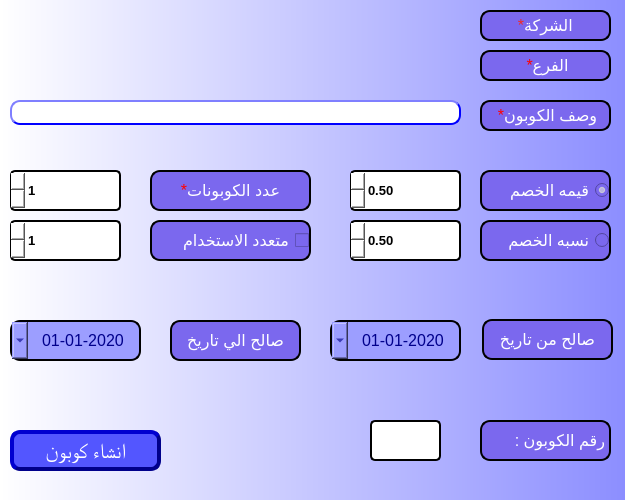
<?xml version="1.0" encoding="UTF-8"?>
<ui version="4.0">
 <class>CustomerGP</class>
 <widget class="QDialog" name="CustomerGP">
  <property name="geometry">
   <rect>
    <x>0</x>
    <y>0</y>
    <width>625</width>
    <height>500</height>
   </rect>
  </property>
  <property name="minimumSize">
   <size>
    <width>625</width>
    <height>500</height>
   </size>
  </property>
  <property name="maximumSize">
   <size>
    <width>625</width>
    <height>500</height>
   </size>
  </property>
  <property name="windowTitle">
   <string>انشاء كوبون</string>
  </property>
  <property name="layoutDirection">
   <enum>Qt::RightToLeft</enum>
  </property>
  <property name="styleSheet">
   <string notr="true">background-color: qlineargradient(spread:pad, x1:0, y1:0, x2:1, y2:0, stop:0 #ffffff, stop:1 #8c8eff);</string>
  </property>
  <widget class="QLabel" name="desc">
   <property name="geometry">
    <rect>
     <x>480</x>
     <y>100</y>
     <width>131</width>
     <height>31</height>
    </rect>
   </property>
   <property name="font">
    <font>
     <pointsize>12</pointsize>
     <weight>50</weight>
     <italic>false</italic>
     <bold>false</bold>
     <underline>false</underline>
     <strikeout>false</strikeout>
    </font>
   </property>
   <property name="styleSheet">
    <string notr="true">color:white;
background-color: mediumslateblue;
border-style: outset;
border-width: 2px;
border-radius: 10px;
border-color:black;</string>
   </property>
   <property name="text">
    <string>&lt;html&gt;&lt;head/&gt;&lt;body&gt;&lt;p align=&quot;center&quot;&gt;&lt;span style=&quot; color:#ff0000;&quot;&gt;*&lt;/span&gt;وصف الكوبون&lt;/p&gt;&lt;/body&gt;&lt;/html&gt;</string>
   </property>
  </widget>
  <widget class="QPushButton" name="BTN_createCoupon">
   <property name="geometry">
    <rect>
     <x>10</x>
     <y>430</y>
     <width>151</width>
     <height>41</height>
    </rect>
   </property>
   <property name="font">
    <font>
     <family>MS Shell Dlg 2</family>
     <pointsize>16</pointsize>
     <weight>9</weight>
     <italic>false</italic>
     <bold>false</bold>
    </font>
   </property>
   <property name="layoutDirection">
    <enum>Qt::RightToLeft</enum>
   </property>
   <property name="styleSheet">
    <string notr="true">QPushButton{
                                        background-color: #5356ff;
                                        border-style: outset;
                                        border-width: 4px;
                                        border-radius: 10px;
                                        border-color: darkblue;
                    color:white;
	font: 75 16pt &quot;MS Shell Dlg 2&quot;;
	                                    }
                                        QPushButton:hover {
                                        background: qradialgradient(
                                        cx: 0.3, cy: -0.4, fx: 0.3, fy: -0.4,
                                        radius: 1.35, stop: 0 #3a0dab, stop: 1 #a5a5ff
                                        );
                                        }
                                        QPushButton:pressed {
                                        border-style: inset;
                                        background: qradialgradient(
                                        cx: 0.4, cy: -0.1, fx: 0.4, fy: -0.1,
                                        radius: 1.35, stop: 0 #a5a5ff, stop: 1 #3a0dab
                                        );
                                        }</string>
   </property>
   <property name="text">
    <string>انشاء كوبون</string>
   </property>
  </widget>
  <widget class="QLineEdit" name="LE_desc">
   <property name="geometry">
    <rect>
     <x>10</x>
     <y>100</y>
     <width>451</width>
     <height>25</height>
    </rect>
   </property>
   <property name="styleSheet">
    <string notr="true">QLineEdit{
                                        background-color: white;
                                        border-style: outset;
                                        border-width: 2px;
                                        border-radius: 10px;
                                        border-color: blue;
                                        min-width: 6em;
                                        }
                                        QLineEdit:hover {
                                        background: qradialgradient(
                                        cx: 0.3, cy: -0.4, fx: 0.3, fy: -0.4,
                                        radius: 1.35, stop: 0 #fff, stop: 1 #bbb
                                        );
                                        }
                                       QLineEdit:pressed {
                                        border-style: inset;
                                        background: qradialgradient(
                                        cx: 0.4, cy: -0.1, fx: 0.4, fy: -0.1,
                                        radius: 1.35, stop: 0 #fff, stop: 1 #ddd
                                        );
                                        }
                                    </string>
   </property>
  </widget>
  <widget class="QRadioButton" name="radioButton_Value">
   <property name="geometry">
    <rect>
     <x>480</x>
     <y>170</y>
     <width>131</width>
     <height>41</height>
    </rect>
   </property>
   <property name="font">
    <font>
     <pointsize>12</pointsize>
     <weight>50</weight>
     <italic>false</italic>
     <bold>false</bold>
     <underline>false</underline>
     <strikeout>false</strikeout>
    </font>
   </property>
   <property name="layoutDirection">
    <enum>Qt::RightToLeft</enum>
   </property>
   <property name="autoFillBackground">
    <bool>false</bool>
   </property>
   <property name="styleSheet">
    <string notr="true">color:white;
background-color: mediumslateblue;
border-style: outset;
border-width: 2px;
border-radius: 10px;
border-color:black;</string>
   </property>
   <property name="text">
    <string>قيمه الخصم</string>
   </property>
   <property name="checked">
    <bool>true</bool>
   </property>
  </widget>
  <widget class="QRadioButton" name="radioButton_Percentage">
   <property name="geometry">
    <rect>
     <x>480</x>
     <y>220</y>
     <width>131</width>
     <height>41</height>
    </rect>
   </property>
   <property name="font">
    <font>
     <pointsize>12</pointsize>
     <weight>50</weight>
     <italic>false</italic>
     <bold>false</bold>
     <underline>false</underline>
     <strikeout>false</strikeout>
    </font>
   </property>
   <property name="layoutDirection">
    <enum>Qt::RightToLeft</enum>
   </property>
   <property name="styleSheet">
    <string notr="true">color:white;
background-color: mediumslateblue;
border-style: outset;
border-width: 2px;
border-radius: 10px;
border-color:black;</string>
   </property>
   <property name="text">
    <string>نسبه الخصم</string>
   </property>
  </widget>
  <widget class="QCheckBox" name="checkBox_Multi">
   <property name="geometry">
    <rect>
     <x>150</x>
     <y>220</y>
     <width>161</width>
     <height>41</height>
    </rect>
   </property>
   <property name="font">
    <font>
     <pointsize>12</pointsize>
     <weight>50</weight>
     <italic>false</italic>
     <bold>false</bold>
     <underline>false</underline>
     <strikeout>false</strikeout>
    </font>
   </property>
   <property name="layoutDirection">
    <enum>Qt::RightToLeft</enum>
   </property>
   <property name="styleSheet">
    <string notr="true">color:white;
background-color: mediumslateblue;
border-style: outset;
border-width: 2px;
border-radius: 10px;
border-color:black;</string>
   </property>
   <property name="text">
    <string>متعدد الاستخدام</string>
   </property>
  </widget>
  <widget class="QLabel" name="desc_2">
   <property name="geometry">
    <rect>
     <x>150</x>
     <y>170</y>
     <width>161</width>
     <height>41</height>
    </rect>
   </property>
   <property name="font">
    <font>
     <pointsize>12</pointsize>
     <weight>50</weight>
     <italic>false</italic>
     <bold>false</bold>
     <underline>false</underline>
     <strikeout>false</strikeout>
    </font>
   </property>
   <property name="layoutDirection">
    <enum>Qt::RightToLeft</enum>
   </property>
   <property name="styleSheet">
    <string notr="true">color:white;
background-color: mediumslateblue;
border-style: outset;
border-width: 2px;
border-radius: 10px;
border-color:black;</string>
   </property>
   <property name="text">
    <string>&lt;html&gt;&lt;head/&gt;&lt;body&gt;&lt;p align=&quot;center&quot;&gt;&lt;span style=&quot; color:#ff0000;&quot;&gt;*&lt;/span&gt;عدد الكوبونات&lt;/p&gt;&lt;/body&gt;&lt;/html&gt;</string>
   </property>
   <property name="alignment">
    <set>Qt::AlignCenter</set>
   </property>
  </widget>
  <widget class="QLabel" name="desc_3">
   <property name="geometry">
    <rect>
     <x>482</x>
     <y>319</y>
     <width>131</width>
     <height>41</height>
    </rect>
   </property>
   <property name="font">
    <font>
     <pointsize>12</pointsize>
     <weight>50</weight>
     <italic>false</italic>
     <bold>false</bold>
     <underline>false</underline>
     <strikeout>false</strikeout>
    </font>
   </property>
   <property name="layoutDirection">
    <enum>Qt::RightToLeft</enum>
   </property>
   <property name="styleSheet">
    <string notr="true">color:white;
background-color: mediumslateblue;
border-style: outset;
border-width: 2px;
border-radius: 10px;
border-color:black;</string>
   </property>
   <property name="text">
    <string>صالح من تاريخ</string>
   </property>
   <property name="alignment">
    <set>Qt::AlignCenter</set>
   </property>
  </widget>
  <widget class="QLabel" name="desc_4">
   <property name="geometry">
    <rect>
     <x>170</x>
     <y>320</y>
     <width>131</width>
     <height>41</height>
    </rect>
   </property>
   <property name="font">
    <font>
     <pointsize>12</pointsize>
     <weight>50</weight>
     <italic>false</italic>
     <bold>false</bold>
     <underline>false</underline>
     <strikeout>false</strikeout>
    </font>
   </property>
   <property name="layoutDirection">
    <enum>Qt::RightToLeft</enum>
   </property>
   <property name="styleSheet">
    <string notr="true">color:white;
background-color: mediumslateblue;
border-style: outset;
border-width: 2px;
border-radius: 10px;
border-color:black;</string>
   </property>
   <property name="text">
    <string>صالح الي تاريخ</string>
   </property>
   <property name="alignment">
    <set>Qt::AlignCenter</set>
   </property>
  </widget>
  <widget class="QDateTimeEdit" name="Qdate_to">
   <property name="geometry">
    <rect>
     <x>10</x>
     <y>320</y>
     <width>131</width>
     <height>41</height>
    </rect>
   </property>
   <property name="font">
    <font>
     <pointsize>12</pointsize>
    </font>
   </property>
   <property name="layoutDirection">
    <enum>Qt::RightToLeft</enum>
   </property>
   <property name="styleSheet">
    <string notr="true">color:darkblue;
background-color: qlineargradient(spread:pad, x1:0, y1:0, x2:1, y2:0, stop:0 #d8d5ff, stop:1 #a9a6ff);
border-style: outset;
border-width: 2px;
border-radius: 10px;
border-color:black;
background-color: #9c9eff;</string>
   </property>
   <property name="alignment">
    <set>Qt::AlignCenter</set>
   </property>
   <property name="minimumDateTime">
    <datetime>
     <hour>0</hour>
     <minute>0</minute>
     <second>0</second>
     <year>2020</year>
     <month>1</month>
     <day>1</day>
    </datetime>
   </property>
   <property name="displayFormat">
    <string>yyyy-MM-dd</string>
   </property>
   <property name="calendarPopup">
    <bool>true</bool>
   </property>
  </widget>
  <widget class="QDateTimeEdit" name="Qdate_from">
   <property name="geometry">
    <rect>
     <x>330</x>
     <y>320</y>
     <width>131</width>
     <height>41</height>
    </rect>
   </property>
   <property name="font">
    <font>
     <pointsize>12</pointsize>
    </font>
   </property>
   <property name="layoutDirection">
    <enum>Qt::RightToLeft</enum>
   </property>
   <property name="styleSheet">
    <string notr="true">color:darkblue;
background-color: qlineargradient(spread:pad, x1:0, y1:0, x2:1, y2:0, stop:0 #d8d5ff, stop:1 #a9a6ff);
border-style: outset;
border-width: 2px;
border-radius: 10px;
border-color:black;
background-color: #9c9eff;</string>
   </property>
   <property name="alignment">
    <set>Qt::AlignCenter</set>
   </property>
   <property name="minimumDateTime">
    <datetime>
     <hour>0</hour>
     <minute>0</minute>
     <second>0</second>
     <year>2020</year>
     <month>1</month>
     <day>1</day>
    </datetime>
   </property>
   <property name="displayFormat">
    <string>yyyy-MM-dd</string>
   </property>
   <property name="calendarPopup">
    <bool>true</bool>
   </property>
  </widget>
  <widget class="QLabel" name="desc_6">
   <property name="geometry">
    <rect>
     <x>480</x>
     <y>10</y>
     <width>131</width>
     <height>31</height>
    </rect>
   </property>
   <property name="font">
    <font>
     <pointsize>12</pointsize>
     <weight>50</weight>
     <italic>false</italic>
     <bold>false</bold>
     <underline>false</underline>
     <strikeout>false</strikeout>
    </font>
   </property>
   <property name="layoutDirection">
    <enum>Qt::RightToLeft</enum>
   </property>
   <property name="styleSheet">
    <string notr="true">color:white;
background-color: mediumslateblue;
border-style: outset;
border-width: 2px;
border-radius: 10px;
border-color:black;</string>
   </property>
   <property name="text">
    <string>&lt;html&gt;&lt;head/&gt;&lt;body&gt;&lt;p align=&quot;center&quot;&gt;&lt;span style=&quot; color:#ef2929;&quot;&gt;*&lt;/span&gt;الشركة &lt;/p&gt;&lt;/body&gt;&lt;/html&gt;</string>
   </property>
  </widget>
  <widget class="QLabel" name="desc_7">
   <property name="geometry">
    <rect>
     <x>480</x>
     <y>50</y>
     <width>131</width>
     <height>31</height>
    </rect>
   </property>
   <property name="font">
    <font>
     <pointsize>12</pointsize>
     <weight>50</weight>
     <italic>false</italic>
     <bold>false</bold>
     <underline>false</underline>
     <strikeout>false</strikeout>
    </font>
   </property>
   <property name="layoutDirection">
    <enum>Qt::RightToLeft</enum>
   </property>
   <property name="styleSheet">
    <string notr="true">color:white;
background-color: mediumslateblue;
border-style: outset;
border-width: 2px;
border-radius: 10px;
border-color:black;</string>
   </property>
   <property name="text">
    <string>&lt;html&gt;&lt;head/&gt;&lt;body&gt;&lt;p align=&quot;center&quot;&gt;&lt;span style=&quot; color:#ff0000;&quot;&gt;*&lt;/span&gt;الفرع&lt;/p&gt;&lt;/body&gt;&lt;/html&gt;</string>
   </property>
  </widget>
  <widget class="QDoubleSpinBox" name="LE_desc_2">
   <property name="geometry">
    <rect>
     <x>350</x>
     <y>170</y>
     <width>111</width>
     <height>41</height>
    </rect>
   </property>
   <property name="font">
    <font>
     <pointsize>10</pointsize>
     <weight>75</weight>
     <bold>true</bold>
    </font>
   </property>
   <property name="styleSheet">
    <string notr="true">border-style: outset;
border-width: 2px;
border-radius: 5px;
border-color:black;
background-color: rgb(255, 255, 255);</string>
   </property>
   <property name="minimum">
    <double>0.500000000000000</double>
   </property>
  </widget>
  <widget class="QDoubleSpinBox" name="LE_desc_3">
   <property name="geometry">
    <rect>
     <x>350</x>
     <y>220</y>
     <width>111</width>
     <height>41</height>
    </rect>
   </property>
   <property name="font">
    <font>
     <pointsize>10</pointsize>
     <weight>75</weight>
     <bold>true</bold>
    </font>
   </property>
   <property name="styleSheet">
    <string notr="true">border-style: outset;
border-width: 2px;
border-radius: 5px;
border-color:black;
background-color: rgb(255, 255, 255);</string>
   </property>
   <property name="minimum">
    <double>0.500000000000000</double>
   </property>
  </widget>
  <widget class="QSpinBox" name="LE_desc_4">
   <property name="geometry">
    <rect>
     <x>10</x>
     <y>170</y>
     <width>111</width>
     <height>41</height>
    </rect>
   </property>
   <property name="font">
    <font>
     <pointsize>10</pointsize>
     <weight>75</weight>
     <bold>true</bold>
    </font>
   </property>
   <property name="styleSheet">
    <string notr="true">border-style: outset;
border-width: 2px;
border-radius: 5px;
border-color:black;
background-color: rgb(255, 255, 255);</string>
   </property>
   <property name="minimum">
    <number>1</number>
   </property>
  </widget>
  <widget class="QSpinBox" name="LE_desc_5">
   <property name="geometry">
    <rect>
     <x>10</x>
     <y>220</y>
     <width>111</width>
     <height>41</height>
    </rect>
   </property>
   <property name="font">
    <font>
     <pointsize>10</pointsize>
     <weight>75</weight>
     <bold>true</bold>
    </font>
   </property>
   <property name="styleSheet">
    <string notr="true">border-style: outset;
border-width: 2px;
border-radius: 5px;
border-color:black;
background-color: rgb(255, 255, 255);</string>
   </property>
   <property name="minimum">
    <number>1</number>
   </property>
  </widget>
  <widget class="QLabel" name="label_num">
   <property name="geometry">
    <rect>
     <x>370</x>
     <y>420</y>
     <width>71</width>
     <height>41</height>
    </rect>
   </property>
   <property name="styleSheet">
    <string notr="true">border-style: outset;
border-width: 2px;
border-radius: 5px;
border-color:black;
background-color: rgb(255, 255, 255);</string>
   </property>
   <property name="text">
    <string/>
   </property>
  </widget>
  <widget class="QLabel" name="label_2">
   <property name="geometry">
    <rect>
     <x>480</x>
     <y>420</y>
     <width>131</width>
     <height>41</height>
    </rect>
   </property>
   <property name="font">
    <font>
     <pointsize>12</pointsize>
     <weight>50</weight>
     <italic>false</italic>
     <bold>false</bold>
     <underline>false</underline>
     <strikeout>false</strikeout>
    </font>
   </property>
   <property name="styleSheet">
    <string notr="true">color:white;
background-color: mediumslateblue;
border-style: outset;
border-width: 2px;
border-radius: 10px;
border-color:black;</string>
   </property>
   <property name="text">
    <string>رقم الكوبون : </string>
   </property>
  </widget>
 </widget>
 <resources/>
 <connections/>
</ui>
